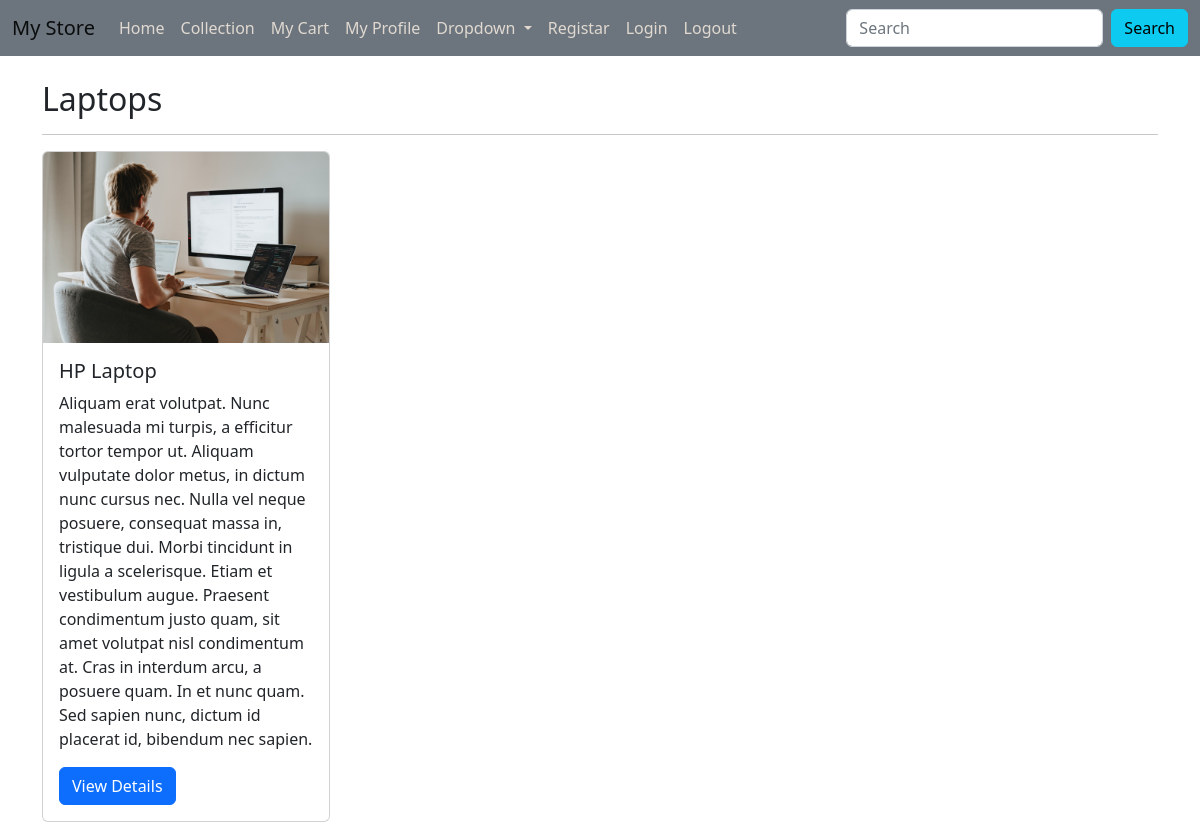
Page /categoryitems/Laptops on the committed database.
### myapp/models.py (models this page shows, shortened)
class Category(models.Model):
    name = models.CharField(max_length=200)
    image = models.ImageField(null=True, blank=True, upload_to="images/")
    description = models.TextField()
    status = models.BooleanField(default=False, help_text="0=default, 1=Hidden")
    trending = models.BooleanField(default=False, help_text="0=default, 1=Trending")
    meta_title = models.CharField(max_length=200)
    meta_keywords = models.CharField(max_length=200)
    meta_description = models.TextField()
    created_at = models.DateTimeField(auto_now_add=True)
    def __str__(self):
        return self.name

class Product(models.Model):
    name = models.CharField(max_length=200)
    image = models.ImageField(null=True, blank=True, upload_to="images/")
    description = models.TextField()
    category = models.ForeignKey(Category, on_delete=models.CASCADE)
    quantity = models.IntegerField()
    original_price = models.FloatField()
    selling_price = models.FloatField()
    status = models.BooleanField(default=False, help_text="0=default, 1=Hidden")
    trending = models.BooleanField(default=False, help_text="0=default, 1=Trending")
    tag = models.CharField(max_length=200)
    meta_title = models.CharField(max_length=200)
    meta_keywords = models.CharField(max_length=200)
    meta_description = models.TextField()
    created_at = models.DateTimeField(auto_now_add=True)

### myapp/views.py (the view)
# urls.py: path('categoryitems/<category_name>', views.categoryitemsview, name="categoryitems"),
def categoryitemsview(request, category_name):
    category = Category.objects.get(name=category_name)
    products = Product.objects.filter(category=category)
    return render(request, 'categoryitems.html', {'products':products, 'category':category})

### templates/categoryitems.html (shortened to what this page needs)
{% extends 'base.html' %}
{% load static %}
{% block content %}
<br/>
<div class="container">
    <h2>{{category}}</h2>
    <hr>
    <div class="row">
        {% for product in products %}
        <div class="col-md-4">
            <div class="card" style="width: 18rem;">
                {% if product.image %}
                <img src="{{product.image.url}}" class="card-img-top" alt="...">
                {% endif %}
                <div class="card-body">
                <h5 class="card-title">{{product.name}}</h5>
                <p class="card-text">{{product.description}}</p>
                <a href="#" class="btn btn-primary">View Details</a>
                </div>
            </div>
        </div>
        {% endfor %}
    </div>
</div>
{% endblock content %}

### rows in the picture
Category: name "Laptops"
Product: image (picture), name "HP Laptop", description "Aliquam erat volutpat. Nunc malesuada mi turpis, a efficitur tortor tempor ut. Aliquam vulputate dolor metus, in dictum nunc cursus nec. Nulla vel neque posuere, consequat massa in, tristique dui. Morbi tincidunt in ligula a scelerisque. Etiam et vestibulum augue. Praesent condimentum justo quam, sit amet volutpat nisl condimentum at. Cras in interdum arcu, a posuere quam. In et nunc quam. Sed sapien nunc, dictum id placerat id, bibendum nec sapien."
